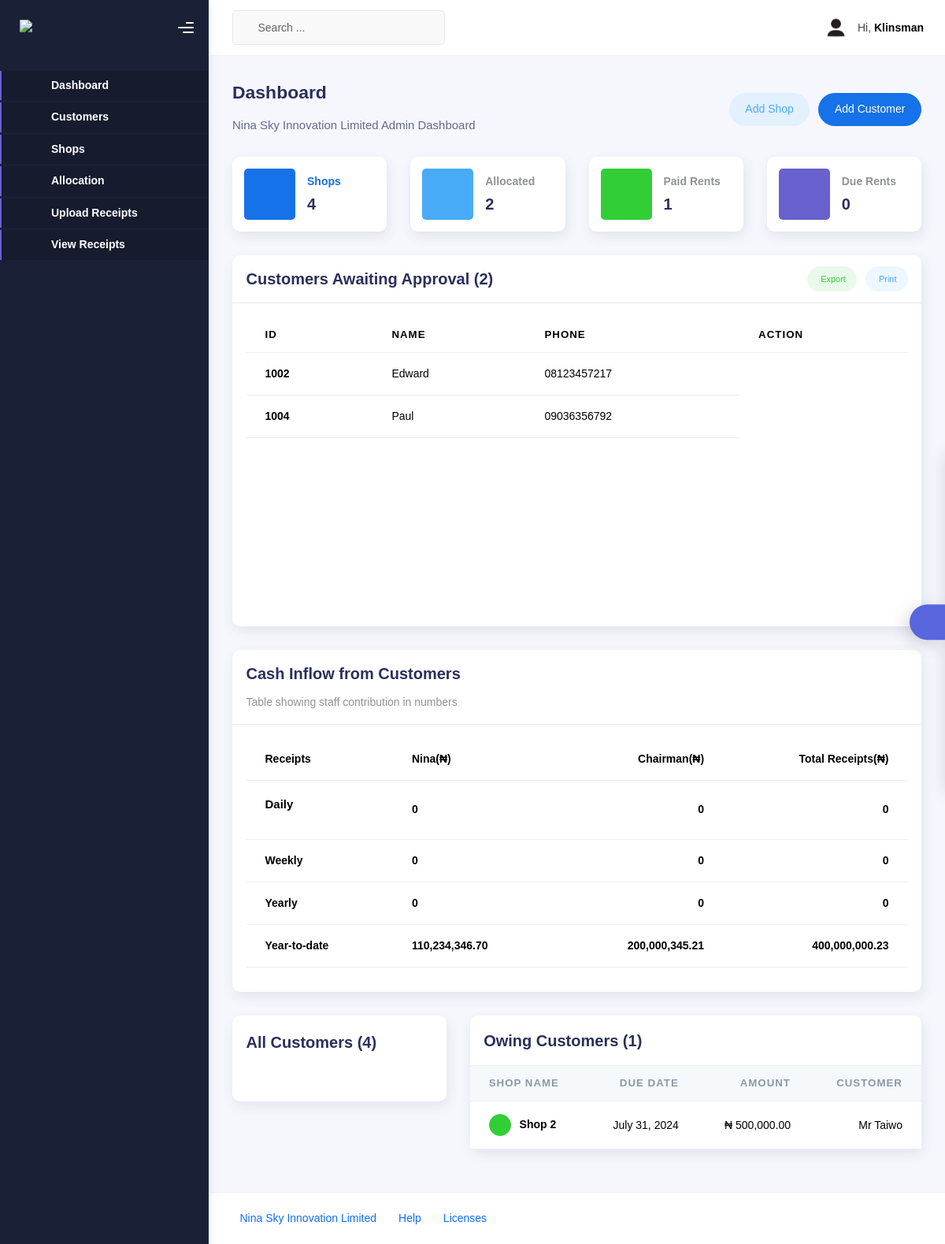
Before: / (signed in) with the older database file.
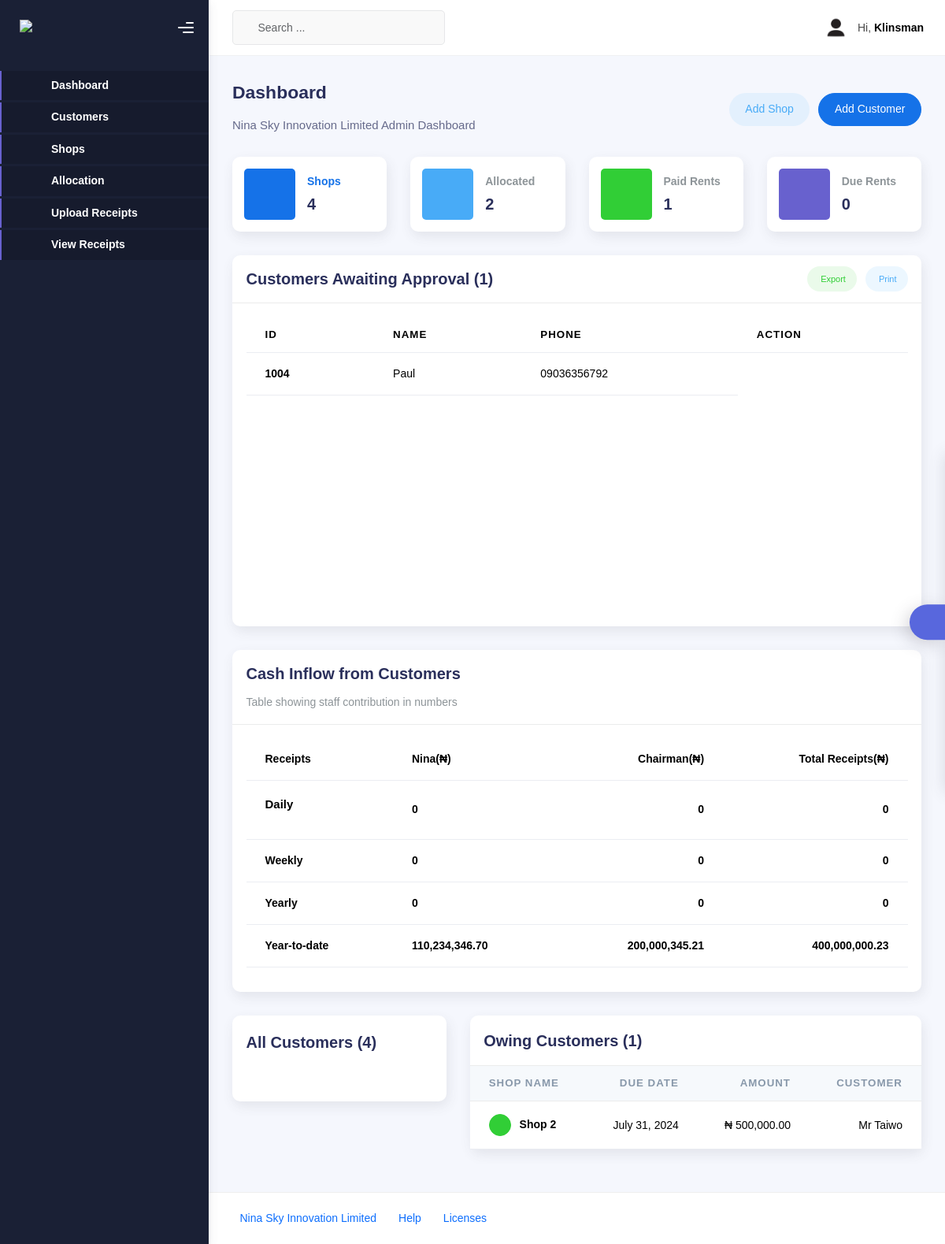
After: the same page with the newer database file.
### customer/models.py (models this page shows, shortened)
class Customer(models.Model):
    NATURE = [
        ('Supermarket', 'Supermarket'),
        ('Bridal Wears', 'Bridal Wears'),
        ('Laundry', 'Laundry'),
        ('Pharmacy', 'Pharmacy'),
        ('Car Dealer', 'Car Dealer'),
        ('Courier/Dispatch', 'Courier/Dispatch'),
        ('Banking/Insurance', 'Banking/Insurance'),
        ('Barbing/Salon', 'Barbing/Salon'),
        ('Restaurant', 'Restaurant'),
        ('Legal Aid Services', 'Legal Aid Services'),
        ('Food and Drinks', 'Food and Drinks'),
        ('Makeup Artist', 'Makeup Artist'),
        ('Building', 'Building'),
        ('Tailoring', 'Tailoring'),
        ('Studio', 'Studio'),
        ('Beauty Salon', 'Beauty Salon'),
        ('Bakery', 'Bakery'),
        ('Wine Seller', 'Wine Seller'),
        ('Logistics', 'Logistics'),
        ('Clothing', 'Clothing'),
        ('Fabrics', 'Fabrics'),
        ('Oriflame Dealer', 'Oriflame Dealer'),
        ('Fruit Seller', 'Fruit Seller'),
        ('Communication', 'Communication'),
        ('Business Centre', 'Business Centre'),
        ('Bank', 'Bank'),
        ('Tv Repair', 'Tv Repair'),
        ('Hair Business', 'Hair Business'),
        ('Consultancy', 'Consultancy'),
        ('Skin Beauty Store', 'Skin Beauty Store'),
        ('Dispatch Office', 'Dispatch Office'),
        ('Atm Customization', 'Atm Customization'),
        ('Loan Business', 'Loan Business'),
        ('Children Wears', 'Children Wears'),
        ('Electrical/Electronics Store', 'Electrical/Electronics Store'),
        ('Home Wears Store', 'Home Wears Store'),
        ('Travel Agency', 'Travel Agency'),
        ('Photo Studio', 'Photo Studio'),
        ('Real Estate', 'Real Estate'),
        ('Law Firm', 'Law Firm'),
        ('Graphic Design and Branding', 'Graphic Design and Branding'),
        ('Perfumery', 'Perfumery'),
        ('NGO', 'NGO'),
        ('Branding Business', 'Branding Business'),
        ('Pastries & Cake', 'Pastries & Cakes'),
        ('Mtn Service Provider Business', 'Mtn Service Provider Business'),
        ('Cyber Cafe', 'Cyber Cafe'),
        ('Wood Floor Trader', 'Wood Floor Trader'),
        ("Others", "Others")
    ]
    STATUS = [
        ('new', 'New'),
        ('renewal', 'Renewal'),
        ('exited', 'Exited'),
    ]
    REVIWED_CHOICES = [
        ('Is Reviewed', 'Is Reviewed'),
        ('Not Reviewed', 'Not Reviewed')
    ]
    STATES = [
    ("Abia", "Abia"),
    ("Abuja", "Abuja"),
    ("Adamawa", "Adamawa"),
    ("Akwa Ibom", "Akwa Ibom"),
    ("Anambra", "Anambra"),
    ("Bauchi", "Bauchi"),
    ("Bayelsa", "Bayelsa"),
    ("Benue", "Benue"),
    ("Borno", "Borno"),
    ("Cross River", "Cross River"),
    ("Delta", "Delta"),
    ("Ebonyi", "Ebonyi"),
    ("Edo", "Edo"),
    ("Ekiti", "Ekiti"),
    ("Enugu", "Enugu"),
    ("Gombe", "Gombe"),
    ("Imo", "Imo"),
    ("Jigawa", "Jigawa"),
    ("Jos", "Jos"),
    ("Kaduna", "Kaduna"),
    ("Kano", "Kano"),
    ("Katsina", "Katsina"),
    ("Kebbi", "Kebbi"),
    ("Kogi", "Kogi"),
    ("Kwara", "Kwara"),
    ("Lagos", "Lagos"),
    ("Nasarawa", "Nasarawa"),
    ("Niger", "Niger"),
    ("Ogun", "Ogun"),
    ("Ondo", "Ondo"),
    ("Osun", "Osun"),
    ("Oyo", "Oyo"),
    ("Plateau", "Plateau"),
    ("Rivers", "Rivers"),
    ("Sokoto", "Sokoto"),
    ("Taraba", "Taraba"),
    ("Yobe", "Yobe"),
    ("Zamfara", "Zamfara"),
    ("Others", "Others")
]
    TITLE_CHOICES = [
        ("Mr", "Mr"),
        ("Mrs", "Mrs"),
        ('Miss', 'Miss'),
        ("Engr.", "Engr."),
        ("Dr.", "Dr."),
        ("Miss", "Miss"),
    ]
    no = models.CharField(max_length=5, unique=True)
    title = models.CharField(max_length=10, choices=TITLE_CHOICES, default="Mr")
    name = models.CharField(max_length=100)
    business = models.CharField(max_length=225)
    email = models.EmailField()
    phone = models.CharField(max_length=11)
    dob = models.DateField(default=None)
    address = models.CharField(max_length=225)
    state = models.CharField(max_length=225, choices=STATES)
    other_state = models.CharField(max_length=255, blank=True, null=True)
    occupation = models.CharField(max_length=50)
    nature = models.CharField(max_length=255, choices=NATURE, default="")
    status = models.CharField(max_length=10, choices=STATUS, default='')
    is_reviewed = models.BooleanField(default=True)
    date = models.DateField()
    outstanding_balance = models.IntegerField(blank=True, null=True)
    data_entry_officer_note = models.TextField(max_length=1000, blank=True, null=True)
    review_officer_note = models.TextField(max_length=1000, blank=True, null=True)
    approval_officer_note = models.TextField(max_length=1000, blank=True, null=True)
    approval =models.BooleanField(default=False)
    exitdate = models.DateField(blank=True, null=True)
    nextdue = models.DateField(blank=True, null=True)
    class Meta:
          ordering = ["no"]

### shop/models.py (models this page shows, shortened)
class Rent(models.Model):
    shop = models.ForeignKey(Shop, on_delete=models.Model)
    customer = models.ForeignKey(Customer, on_delete=models.CASCADE)
    rent_type = models.CharField(max_length=20, choices=RENT_TYPE)
    date_paid = models.DateTimeField()
    is_paid = models.BooleanField(default=False)
    is_expired = models.BooleanField(default=False)  # New field
    rent_start = models.DateField(default=timezone.now)
    date_due = models.DateField()
    @staticmethod
    def rents_due_count():
        today = timezone.now().date()
        return Rent.objects.filter(is_expired=True).count()
    @staticmethod
    def rents_paid_count():
        return Rent.objects.filter(is_paid=True).count()

class Shop(models.Model):
    Type = [
        ('Platinum', 'Platinum'),
        ('Titanium', 'Titanium'),
        ('Diamond', 'Diamond'),
        ('Premium', 'Premium'),
        ('Gold', 'Gold'),
        ('Silver', 'Silver'),
    ]
    Floor = [
        ('G', 'Ground Floor'),
        ('1', 'First Floor'),
        ('2', 'Second Floor'),
    ]
    STATUS = [
        ('vacant', 'Vacant'),
        ('allocated', 'Allocated'),
    ]
    name = models.CharField(max_length=255)
    type = models.CharField(max_length=10, choices=Type)
    price = models.DecimalField(max_digits=10, decimal_places=2)
    shop_price = models.DecimalField(max_digits=10, decimal_places=2, blank=True, null=True)
    new_shop_price = models.DecimalField(max_digits=10, decimal_places=2, blank=True, null=True)
    caution_fee = models.DecimalField(max_digits=12, decimal_places=2, default=100000.00)
    no = models.CharField(max_length=5, validators=[MinLengthValidator(4)], unique=True)
    address = models.CharField(max_length=300)
    floor = models.CharField(max_length=20, choices=Floor)
    size = models.IntegerField()
    status = models.CharField(max_length=10, choices=STATUS, default='vacant')
    is_paid = models.BooleanField(default=False)
    is_approved = models.BooleanField(default=False)
    class Meta:
        ordering = ["no"]
    @staticmethod
    def allocated_shops_count():
        return Shop.objects.filter(status="allocated").count()
    @staticmethod
    def total_paid_shops_price():
        total_paid_price = Shop.objects.filter(is_paid=True).aggregate(Sum('price'))['price__sum'] or 0.0
        formatted_sum = formatted_sum = '{:.2f}'.format(total_paid_price)
        return formatted_sum
    @property
    def shop_price(self):
        result = self.rent * Decimal('1.075')
        return result.quantize(Decimal('0.01'), rounding=ROUND_HALF_UP)

### web/views.py (the view)
# urls.py: path('', dashboard, name="home-dashboard"),
@login_required
def dashboard(request):
    if request.method == "POST":
        searched = request.POST.get("search_term")
        results = Customer.objects.filter(name__icontains=searched)
    else:
        users = User.objects.filter(is_staff=False)
        users_count = User.objects.filter(is_staff=False).count()
        no_of_due_rents = Rent.rents_due_count()
        no_of_paid_rents = Rent.rents_paid_count()
        no_of_shops = Shop.objects.all().count()
        all_customers = Customer.objects.all()
        allocated_shops = Shop.allocated_shops_count
        expected_rent_fees = Shop.expected_rent_fees
        sum_of_paid_rents = Shop.total_paid_shops_price()
        owing_customers = Rent.objects.filter(is_paid=False, shop__status="allocated")
        customers_awaiting_review = Customer.objects.filter(is_reviewed=False)
        customers_awaiting_approval = Customer.objects.filter(approval=False)
        no_of_owing_shop_customers = Shop.objects.filter(status="allocated", is_paid=False).count()
        context = {"users": users, "daily_income_total": 0,
                "weekly_income_total": 0,
                "yearly_income_total": 0,
                    "nina_daily_income": 0, "nina_weekly_income":0,
                    "nina_yearly_income": 0,
                    "chairman_daily_income": 0,
                    "chairman_weekly_income": 0,
                    "chairman_yearly_income": 0,
                    "users_count": users_count, "no_of_owing_shop_customers": no_of_owing_shop_customers,
                    "customers_awaiting_approval": customers_awaiting_approval,
                    "customers_awaiting_review": customers_awaiting_review,
                    "all_customers": all_customers, "no_of_due_rents": no_of_due_rents,
                    "no_of_paid_rents": no_of_paid_rents, "no_of_shops": no_of_shops,
                    "allocated_shops": allocated_shops, "expected_rent_fees": expected_rent_fees,
                    "sum_of_paid_rents": sum_of_paid_rents,
                    "owing_customers": owing_customers,
                    "current_user": request.user, "all_income": 0}
    return render(request, "web/dashboard.html", context)

### templates/web/dashboard.html (shortened to what the changed rows need)
{% load static %}
{% load humanize %}
<!DOCTYPE html>
<html lang="en">
  <head>
    <link rel="stylesheet" href="https://cdn.jsdelivr.net/npm/bootstrap@4.0.0/dist/css/bootstrap.min.css">
    <link rel="stylesheet" href="{% static 'web/web_dashboard/assets/css/bootstrap.min.css' %}" />
    <link rel="stylesheet" href="{% static 'web/web_dashboard/assets/css/plugins.min.css' %}" />
    <link rel="stylesheet" href="{% static 'web/web_dashboard/assets/css/kaiadmin.min.css' %}" />
    <link rel="stylesheet" href="{% static 'web/web_dashboard/assets/css/demo.css' %}" />
  </head>
  <body>
    <div class="wrapper">
      <div class="main-panel">
        <div class="container">
          <div class="page-inner">
            <div class="row">
              {% if user.is_authenticated and not user.is_staff %}
              <div class="col-md-12">
                <div class="card card-round">
                  <div class="card-header">
                    <div class="card-head-row">
                      <div class="card-title">Customers Awaiting Approval ({{ customers_awaiting_approval|length }})</div>
                      <div class="card-tools">
                        <a
                          href="#"
                          class="btn btn-label-success btn-round btn-sm me-2"
                        >
                          Export
                        </a>
                        <a href="{% url 'print-all-customers' %}" class="btn btn-label-info btn-round btn-sm">
                          Print
                        </a>
                      </div>
                    </div>
                  </div>
                  <div class="card-body">
                    <div class="chart-container" style="min-height: 375px">
                        <table class="table">
                          <thead>
                            <tr>
                              <th scope="col">ID</th>
                              <th scope="col">Name</th>
                              <th scope="col">Phone</th>
                              <th scope="col">Action</th>
                            </tr>
                          </thead>
                          <tbody>
                            {% for customer in customers_awaiting_approval %}
                            <tr>
                              <th scope="row">{{ customer.no }}</th>
                              <td>{{ customer.name }}</td>
                              <td>{{ customer.phone }}</td>
                            </tr>
                            {% endfor %}
                          </tbody>
                        </table>
                    </div>
                  </div>
                </div>
              </div>
              {% endif %}
            </div>
            <div class="row">
              <div class="col-md-8">
                <div class="card card-round">
                  <div class="card-body p-0">
                    <div class="table-responsive">
                      <table class="table align-items-center mb-0">
                        <thead class="thead-light">
                          <tr>
                            <th scope="col">Shop Name</th>
                            <th scope="col" class="text-end">Due Date</th>
                            <th scope="col" class="text-end">Amount</th>
                            <th scope="col" class="text-end">Customer</th>
                          </tr>
                        </thead>
                        <tbody>
                          {% for customer in owing_customers %}
                          <tr>
                            <th scope="row">
                              <button
                                class="btn btn-icon btn-round btn-success btn-sm me-2"
                              >
                              </button>
                              {{ customer.shop.name }}
                            </th>
                            <td class="text-end">{{ customer.date_due }}</td>
                            <td class="text-end">₦ {{ customer.shop.price }}</td>
                            <td class="text-end">
                              <span class="text-end">{{ customer.customer.name|capfirst }}</span>
                            </td>
                          </tr>
                          {% endfor %}
                        </tbody>
                      </table>
                    </div>
                  </div>
                </div>
              </div>
            </div>
          </div>
        </div>
      </div>
    </div>
  </body>
</html>

Changed rows visible on the page:
no longer on this page (row edited): Customer: no "1002", name "Edward", phone "08123457217"
Other visible differences:
{{ customers_awaiting_approval|length }}: "2" → "1"
